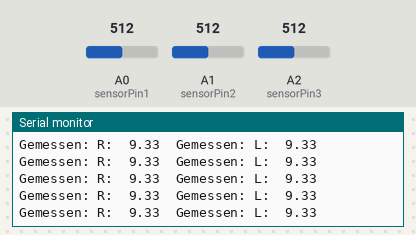
Bench run of a sketch on a simulated Arduino Uno, built with avr-gcc and run on an emulated ATmega328P. Shown: the last lines printed to the serial monitor. The inputs (shaded band) are chosen by the test bench; at power-on: A0 (sensorPin1) = 512, A1 (sensorPin2) = 512, A2 (sensorPin3) = 512.

Above: at 1.2 s.
1.3 s: A0 (sensorPin1) set to 496
At 1.4 s:
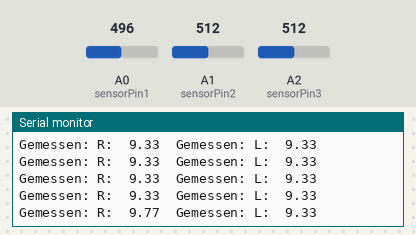
4.3 s: A0 (sensorPin1) set to 473
At 4.31 s:
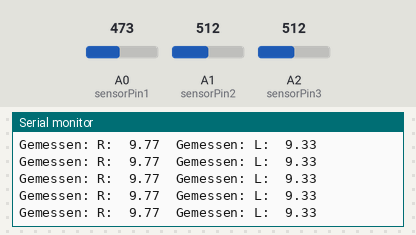
7.3 s: A1 (sensorPin2) set to 496
At 7.33 s:
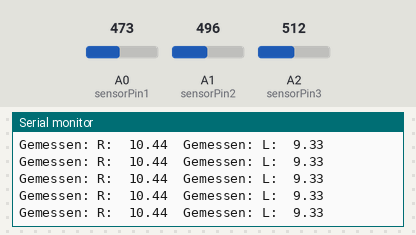
10.3 s: A1 (sensorPin2) set to 479
At 10.32 s:
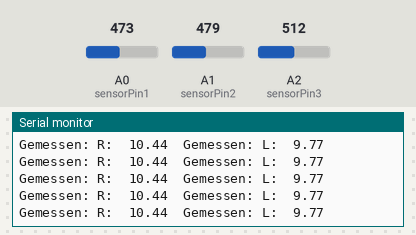
Timing chart, 0 to 13.3 s (numbered marks = the images above; inputs shaded):
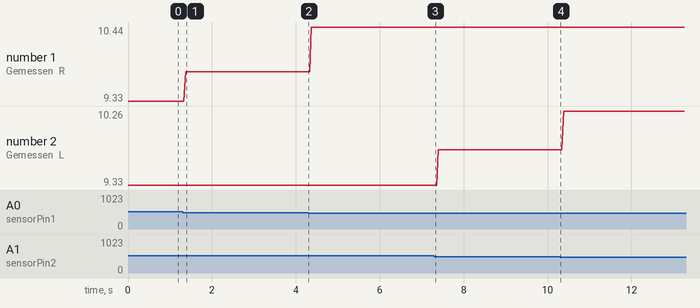

Measured:
- after the input at 1.3 s, the serial monitor: prints a new line after 0.07 s (image 1)
- plotted number 1: 9.33 → 9.77 after the input at 1.3 s, 9.77 → 10.44 after the input at 4.3 s
- plotted number 2: 9.77 → 10.26 after the input at 10.3 s

The sketch:

SensorTest.ino
```cpp
const int sensorPin1 = A0;
const int sensorPin2 = A1;
const int sensorPin3 = A2;

void setup() {

  Serial.begin(9600);

  pinMode(A0, INPUT);
  pinMode(A1, INPUT);
  pinMode(A2, INPUT);

}

void loop() {

 int sensorValue1 = analogRead(sensorPin1);
  float distance1 = (6787.0 / (sensorValue1 - 3.0)) - 4.0;

 int sensorValue2 = analogRead(sensorPin2);
  float distance2 = (6787.0 / (sensorValue2 - 3.0)) - 4.0;

 int sensorValue3 = analogRead(sensorPin3);
 //  float distance3 = (2076.0 / (sensorValue3 - 11));


   // float Vout = sensorValue3 * 0.0048828125;
   //float phys = 13 * pow(Vout, -1);


  Serial.print("Gemessen: R:  ");
  Serial.print(distance1  );

    // Serial.print("Gemessen: M:  ");
  //  Serial.print(  distance3  );

  Serial.print("  Gemessen: L:  ");
  Serial.println(distance2  );

}
```
